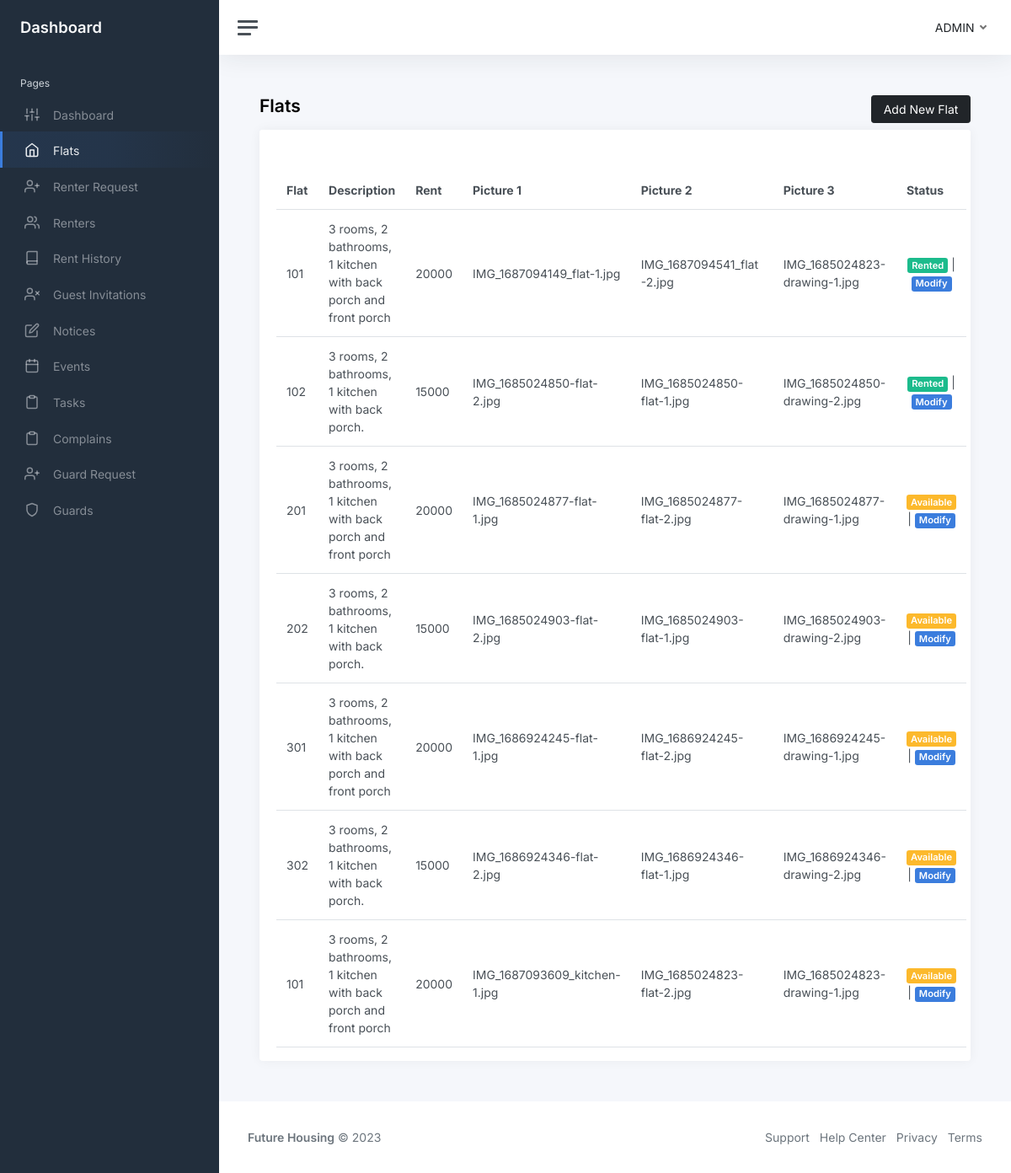
Page /php/admin/flats.php on the committed database.
### tables this page shows
CREATE TABLE `flats` (
  `id` int NOT NULL,
  `flat` varchar(256) DEFAULT NULL,
  `description` text,
  `rent` varchar(256) DEFAULT NULL,
  `picture1` varchar(256) DEFAULT NULL,
  `picture2` varchar(256) DEFAULT NULL,
  `picture3` varchar(256) DEFAULT NULL,
  `status` tinyint(1) DEFAULT '0'
);

### php/admin/flats.php (the view, shortened to what this page needs)
<?php
include "../../database.php";
$query = "SELECT * FROM `flats`";
$stmt = $conn->prepare($query);
$result = $stmt->execute();
$flats = $stmt->fetchAll();
?>
<!DOCTYPE html>
<html lang="en">
<head>
    <link href="https://cdn.jsdelivr.net/npm/simple-datatables@7.1.2/dist/style.min.css" rel="stylesheet" />
    <link href="../../styles/app.css" rel="stylesheet">
</head>
<body>
    <div class="wrapper">
        <?php include "components/sidebar.php"?>
        <div class="main">
            <?php include "components/navbar.php"?>
            <main class="content">
                <div class="container-fluid p-0">
                    <h1 class="h3 mb-3">
                        <strong>Flats</strong>
                        <a type="button" class="btn btn-dark float-end" href="add-flat.php">Add New Flat</a>
                    </h1>
                    <div class="row">
                        <div class="col-12 d-flex">
                            <div class="card flex-fill w-100">
                                <div class="card-header">
                                </div>
                                <div class="card-body py-3">
                                    <table id="datatablesSimple" class="table table-hover my-0">
                                        <thead>
                                            <tr>
                                                <th>Flat</th>
                                                <th>Description</th>
                                                <th>Rent</th>
                                                <th class="d-none d-md-table-cell">Picture 1</th>
                                                <th class="d-none d-md-table-cell">Picture 2</th>
                                                <th class="d-none d-md-table-cell">Picture 3</th>
                                                <th>Status</th>
                                            </tr>
                                        </thead>
                                        <tbody>
                                            <?php
                                                foreach($flats as $flat):
                                            ?>
                                            <tr>
                                                <td><?=$flat['flat']?></td>
                                                <td><?=$flat['description']?></td>
                                                <td><?=$flat['rent']?></td>
                                                <td class="d-none d-md-table-cell"><?=$flat['picture1']?></td>
                                                <td class="d-none d-md-table-cell"><?=$flat['picture2']?></td>
                                                <td class="d-none d-md-table-cell"><?=$flat['picture3']?></td>
                                                <td class="text-center">
                                                    <?php
                                                        if($flat['status'] == 1){
                                                            ?>
                                                    <span class="badge bg-success">Rented</span>
                                                    <?php
                                                        }else{
                                                            ?>
                                                    <span class="badge bg-warning">Available</span>
                                                    <?php
                                                        }
                                                        ?> |
                                                    <a class="badge bg-primary"
                                                        href="modify-flat.php?id=<?=$flat['id']?>">Modify</a>
                                                </td>
                                                <?php
                                                endforeach;
                                            ?>
                                        </tbody>
                                    </table>
                                </div>
                            </div>
                        </div>
                    </div>
                </div>
            </main>
            <footer class="footer">
                <?php include "components/footer.php"?>
            </footer>
        </div>
    </div>
</body>
</html>

### rows in the picture
flats: flat "101", description "3 rooms, 2 bathrooms, 1 kitchen with back porch and front porch", rent "20000", picture1 "IMG_1687094149_flat-1.jpg", picture2 "IMG_1687094541_flat-2.jpg", picture3 "IMG_1685024823-drawing-1.jpg", status "Rented"
flats: flat "102", description "3 rooms, 2 bathrooms, 1 kitchen with back porch.", rent "15000", picture1 "IMG_1685024850-flat-2.jpg", picture2 "IMG_1685024850-flat-1.jpg", picture3 "IMG_1685024850-drawing-2.jpg", status "Rented"
flats: flat "201", description "3 rooms, 2 bathrooms, 1 kitchen with back porch and front porch", rent "20000", picture1 "IMG_1685024877-flat-1.jpg", picture2 "IMG_1685024877-flat-2.jpg", picture3 "IMG_1685024877-drawing-1.jpg", status "Available"
flats: flat "202", description "3 rooms, 2 bathrooms, 1 kitchen with back porch.", rent "15000", picture1 "IMG_1685024903-flat-2.jpg", picture2 "IMG_1685024903-flat-1.jpg", picture3 "IMG_1685024903-drawing-2.jpg", status "Available"
flats: flat "301", description "3 rooms, 2 bathrooms, 1 kitchen with back porch and front porch", rent "20000", picture1 "IMG_1686924245-flat-1.jpg", picture2 "IMG_1686924245-flat-2.jpg", picture3 "IMG_1686924245-drawing-1.jpg", status "Available"
flats: flat "302", description "3 rooms, 2 bathrooms, 1 kitchen with back porch.", rent "15000", picture1 "IMG_1686924346-flat-2.jpg", picture2 "IMG_1686924346-flat-1.jpg", picture3 "IMG_1686924346-drawing-2.jpg", status "Available"
flats: flat "101", description "3 rooms, 2 bathrooms, 1 kitchen with back porch and front porch", rent "20000", picture1 "IMG_1687093609_kitchen-1.jpg", picture2 "IMG_1685024823-flat-2.jpg", picture3 "IMG_1685024823-drawing-1.jpg", status "Available"
